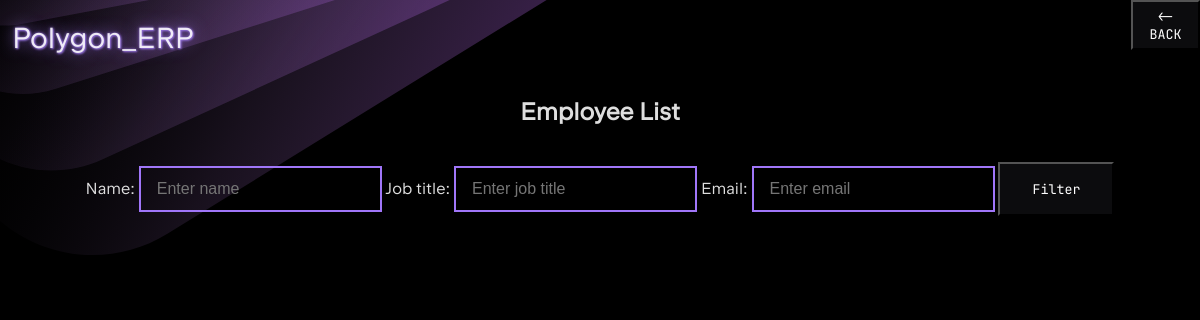
The page /user/search on the database as committed earlier.
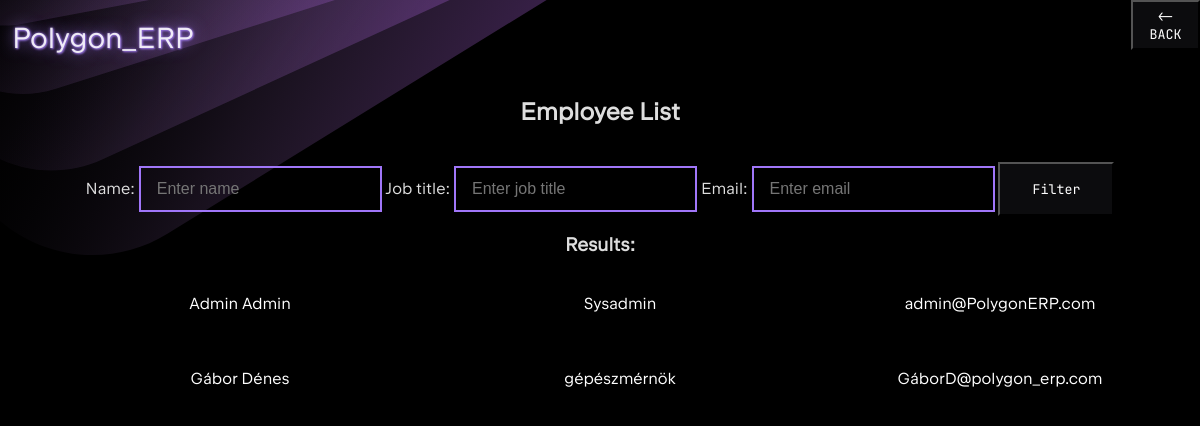
The same page on the database as committed later.
### polygonerp/models/user.py (models this page shows, shortened)
class User(db.Model):
    id = db.Column(db.Integer, primary_key=True)
    username = db.Column(db.String(80), unique=True, nullable=False)
    password_hash = db.Column(db.String(255), unique = True, nullable=False)
    name = db.Column(db.String(200), nullable=False)
    maiden_name = db.Column(db.String(200), nullable=False)
    mothers_name = db.Column(db.String(200), nullable=False)
    pob = db.Column(db.String(200), nullable=False)
    dob = db.Column(db.String(200), nullable=False)
    address = db.Column(db.String(200), nullable=False)
    tax_num = db.Column(db.String(10), unique=True ,nullable=False)
    taj_number = db.Column(db.String(9), unique=True, nullable=False)
    job_title = db.Column(db.String(200), nullable=False)
    base_pay = db.Column(db.Integer, nullable=False)
    email_address = db.Column(db.String(200), nullable=False)
    is_admin = db.Column(db.Boolean, nullable=False)
    first_login = db.Column(db.Boolean, default=True)

### polygonerp/controllers/user_controller.py (the view)
    def search_users(self):
        name_query = request.args.get('name', '').strip()
        email_query = request.args.get('email', '').strip()
        job_title_query = request.args.get('job_title', '').strip()
        filters = []
        if name_query:
            filters.append(User.name.ilike(f"%{name_query}%"))
        if email_query:
            filters.append(User.username.ilike(f"%{email_query}%"))
        if job_title_query:
            filters.append(User.job_title.ilike(f"%{job_title_query}%"))
        users = User.query.filter(*filters).order_by(User.name.asc()).all()  if filters else User.query.order_by(User.name.asc()).all()
        return render_template("user/search_users.html", users=users)

### polygonerp/controllers/auth_controller.py (called while the page is built)
        def load_logged_in_user(self):
            user_id = session.get('user_id')
            g.user = User.query.filter_by(id=user_id).first() if user_id else None

### polygonerp/templates/user/search_users.html (shortened to what this page needs)
{% extends "base.html" %}
{% block content %}
<h2>Employee List</h2>
<form method="get">
  <label for="name">Name:</label>
  <input type="text" name="name" id="name" placeholder="Enter name" class="form_inp">
  <label for="job_title">Job title:</label>
  <input type="text" name="job_title" id="job_title" placeholder="Enter job title" class="form_inp">
  <label for="email">Email:</label>
  <input type="text" name="email" id="email" placeholder="Enter email" class="form_inp">
  <input type="submit" value="Filter" class="sign_in_button">
</form>
{% if users %}
  <h3>Results:</h3>
  <ul>
    {% for user in users %}
      <li class="user_list" >
        <div class="user_row">
            <div onclick="location.href='{{ url_for('dashboard.profile_view', user_id=user.id)}}'">{{ user.name}} </div>
            <div onclick="location.href='{{ url_for('dashboard.profile_view', user_id=user.id)}}'">{{ user.job_title}}</div>
            <div onclick="location.href='{{ url_for('dashboard.profile_view', user_id=user.id)}}'">{{ user.email_address}}</div>
        </div>
      </li>
    {% endfor %}
  </ul>
{% elif request.args %}
  <p>No users found.</p>
{% endif %}
{% endblock %}

### polygonerp/templates/base.html (shortened to what this page needs)
<!doctype html>
<html lang="en">
<head>
    <link rel="stylesheet" href="{{ url_for('static', filename='style.css') }}">
</head>
  <div class="dashboard_container" id="dashboard_container">
        <div class="top_row" id="top_row">
            <div class="logo">
                <h1 onclick="location.href='{{ url_for('dashboard.dashboard') }}'">Polygon_ERP</h1>
            </div>
            <button class="back_btn" onclick="history.back()"><- BACK</button>
        </div>
    </div>
{% block content %}
{% endblock %}

### polygonerp/static/style.css (style rules this page uses)
:root { font-family: "JetBrains Sans", Inter, system-ui, Avenir, Helvetica, Arial, sans-serif; font-weight: 300; color: rgba(255, 255, 255, 0.87); background-color: #000000; text-align: center; }
h1 { font-size: 29px; line-height: 39px; font-weight: 300; }
li { list-style: none; }
.sign_in_button { font-family: "JetBrains Mono", Inter, system-ui, sans-serif; background-color: rgba(25, 25, 28, 0.5); cursor: pointer; color: rgba(255, 255, 255, 1); padding: 1rem 2rem ; margin-top: 1rem; }
.dashboard_container { display: flex; flex-direction: column; justify-content: center; align-items: center; }
.top_row { display: flex; gap: 30vw; width: 100%; justify-content: flex-start; margin-right: 2vh; margin-left: 2vh; text-shadow: 1px 1px 2px mediumpurple, 0 0 1em mediumpurple, 0 0 0.2em mediumpurple; #border-style: solid; #border-color: red; }
.logo { margin-left: 1%; width: 100%; text-align: left; }
.form_inp { padding: 0.75rem 1rem; font-size: 16px; border: 2px solid #a076f9; background: transparent; color: white; }
.back_btn { font-family: "JetBrains Mono", Inter, system-ui, sans-serif; background-color: rgba(25, 25, 28, 0.5); cursor: pointer; color: rgba(255, 255, 255, 1); height: 50px; width: 100px; }
.user_list { display: flex; flex-direction: column; gap: 20px; padding: 10px; color: white; }
.user_row { display: flex; align-items: center; justify-content: space-between; gap: 20px; background-color: black; padding: 10px; }
.user_row > div { flex: 1; }

Rows that differ between the two databases and show on the page:
added User: name "Admin Admin", job_title "Sysadmin", email_address "admin@PolygonERP.com"
added User: name "Gábor Dénes", job_title "gépészmérnök", email_address "GáborD@polygon_erp.com"
Other text that changed with them:
text now shown: "Results:"
